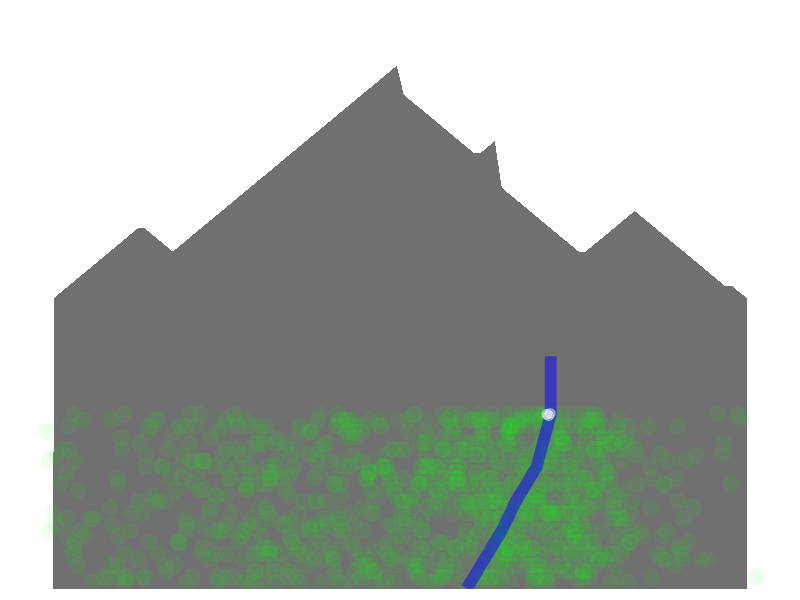

Write R code to recreate this figure.
## ---- chunk 1
knitr::opts_chunk$set(echo = TRUE)
library(ggplot2)
library(dplyr)
## ---- chunk 2
plot_df <- data.frame(
  # x = rep(1:100,10),
  # y = rep(1:100,10),
  # mountain = round(rnorm(1000,mean=50,sd=20)),
  mountain_x = c(1:100,rep(NA,900)),
  mountain_y = c(50:62,62:58,59:90,
                 #on the way back down
                 85:75,75:77,69:58,58:64,65:52,52:50,
                 rep(NA,900)),
  tree_x = c(rnorm(500,mean=40,sd=20),
             rnorm(500,mean=70,sd=10)),
  tree_y = sample(1:30,1000,replace=TRUE),
  river_x = c(60,65,67,70,72,72,rep(NA,994)),
  river_y = c(0,10,15,21,30,40,rep(NA,994)),
  waterfall_x = c(rep(72,3),rep(NA,997)),
  waterfall_y = c(rep(30,3),rep(NA,997))
) %>%
  mutate_all(abs) # remove any negative numbers

ggplot(plot_df) +
  geom_area(aes(x=mountain_x,y=mountain_y),alpha=.7) +
  geom_point(aes(x=tree_x,y=tree_y),color="green",size=5,alpha = 1/15) +
  geom_line(aes(x=river_x,y=river_y),color="blue",size=4,alpha = .5) + 
  geom_jitter(aes(x=waterfall_x,y=waterfall_y),color="white",alpha=.4,width = 1,size=3) +
  # geom_ribbon() # for shoreline?
  scale_y_continuous(expand = c(0,0),
                   limits = c(0,100)) +
  theme_minimal() + 
  theme(panel.background = element_blank(),
        panel.grid = element_blank(),
        axis.text = element_blank(),
        axis.title = element_blank())
